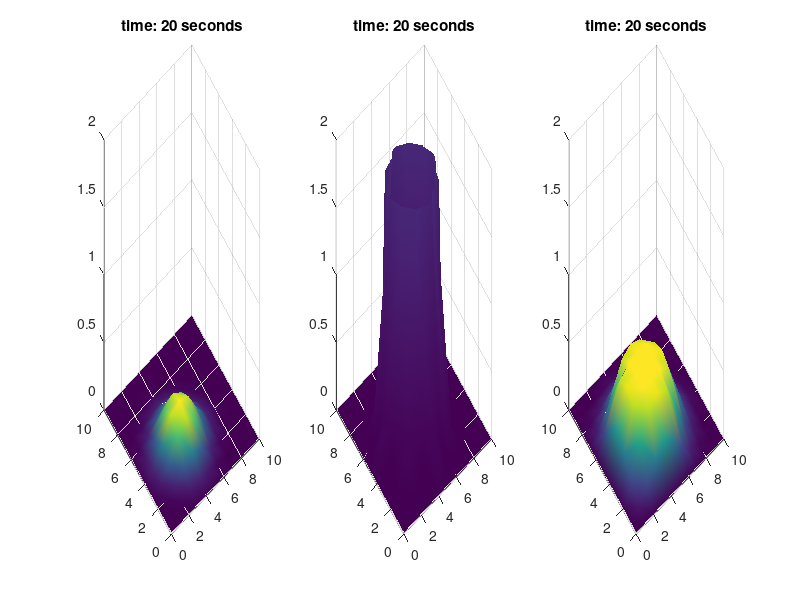

Source code (MATLAB): (Note: this script raises an error after producing the figure.)
clear all
close all
clc


n =10;
k = 1;
h=2;

xo=5;
yo=5;

x=0:10;
y=0:10;

for i=1:n+1
    for j=1:n+1
        alpha(i,j) = 0.01;
        beta(i,j) = 0.3;
        gamma(i,j) = 0.5;
    end
end

delta1=0.1;
delta2=0.2;
delta3=0.3;

for i=1:n+1
    for j=1:n+1
        S0(i,j)=2*exp(-((i-xo).^2 + (j-yo).^2  )); 
        A0(i,j)=1*exp(-((i-xo).^2 + (j-yo).^2  )); %initial addicted people
        R0(i,j)=0;
    end
end
S=S0;
Snew=S0;
A=A0;
Anew=A0;
R=R0;
Rnew=R0;
for m=1:20
    for i=2:n
        for j=2:n
            Snew(i,j)=S(i,j)+k*(-alpha(i,j)*S(i,j)*A(i,j) ...
                +delta1*((S(i-1,j)-2*S(i,j)+S(i+1,j))+S(i,j-1)-2*S(i,j)+S(i,j+1))/h^2)
            Anew(i,j)=A(i,j)+k*(alpha(i,j)*S(i,j)*A(i,j) ...
                +delta2*((A(i-1,j)-2*A(i,j)+A(i+1,j))+A(i,j-1)-2*A(i,j)+A(i,j+1))/h^2 ...
                +gamma(i,j)*R(i,j)*A(i,j));
            Rnew(i,j)=R(i,j)+k*(beta(i,j)*A(i,j)+delta3*(((R(i-1,j)-2*R(i,j)...
                +R(i+1,j))/h^2)+((R(i,j-1)-2*R(i,j)+R(i,j+1))/(h^2)))-gamma(i,j)*R(i,j)*A(i,j));
        end
    end
    for j=2:n
        Snew(1,j)=0;      %left boundary
        Snew(n+1,j)=0;    %right boundary
        Anew(1,j)=0;      %left boundary
        Anew(n+1,j)=0;    %right boundary
        Rnew(1,j)=0;      %left boundary
        Rnew(n+1,j)=0;    %right boundary
    end
    for i=2:n
        Snew(i,1)=0;      %bottom boundary
        Snew(i,n+1)=0;    %top boundary 
        Anew(i,1)=0;      %bottom boundary
        Anew(i,n+1)=0; 
        Rnew(i,1)=0;      %bottom boundary
        Rnew(i,n+1)=0; 
    end
    subplot(1,3,1)
    surf(x,y,Snew);
    title(['time: ',num2str(m*k),' seconds'])
    shading interp;
    zlim([0 2])
    drawnow
    subplot(1,3,2)
    surf(x,y,Anew);
    title(['time: ',num2str(m*k),' seconds'])
    shading interp;
    zlim([0 2])
    drawnow
    subplot(1,3,3)
    surf(x,y,Rnew);
    title(['time: ',num2str(m*k),' seconds'])
    shading interp;
    zlim([0 2])
    drawnow
    F(m) = getframe;
    S=Snew;
    A=Anew;
    R=Rnew;
end
movie2avi(F,'test.avi')